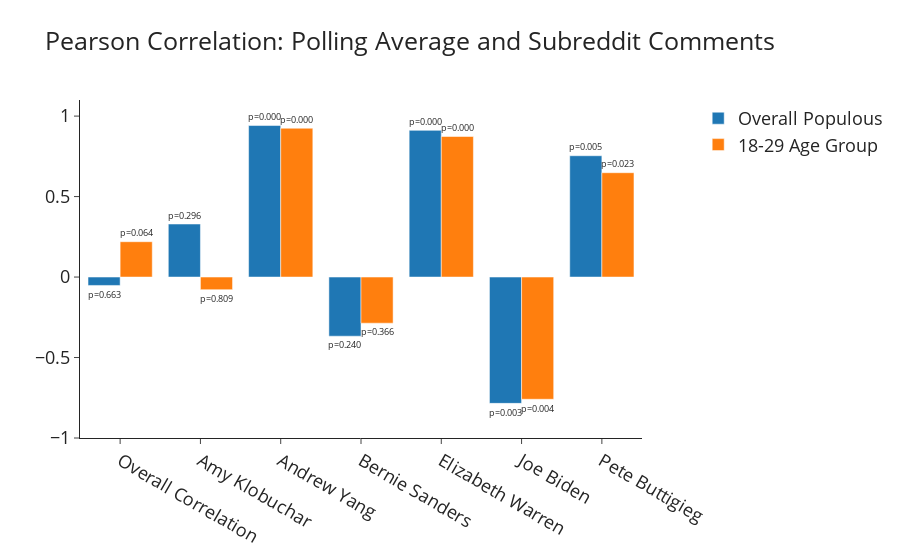

The notebook cell this image was saved under:
### Code cell
fig = go.Figure(data=[go.Bar(name='Overall Populous', x=rank_c["name"], y=rank_c["rho"],text=rank_c["pval"]),
                      go.Bar(name='18-29 Age Group', x=rank_c_young["name"], y=rank_c_young["rho"],text=rank_c_young["pval"])],
                layout={'yaxis': {'range': [-1,1.1]}})
# Change the bar mode
fig.update_layout(barmode='group')
fig.update_traces(texttemplate='p=%{text:.3f}', textposition='outside')
# Add figure title
fig.update_layout(
    font=dict(size=18),
    title_text="Pearson Correlation: Polling Average and Subreddit Comments",
    template="simple_white",
    legend=dict(orientation='v', x=1.1, xanchor='left', y=1),
)
# fig.write_html("visualizations/temporal/pearson_correlation-polling_avg_comments.html".format(TIME_FRAME))
fig.show()

### Figure 1 — Plotly figure (JSON) as saved in the notebook; plotly's stock layout.template omitted (floating-point values rounded to 4 significant figures)
{"data": [{"name": "Overall Populous", "text": ["0.6631685806246381", "0.2958137493297622", "4.92307098203104e-06", "0.23997617228963955", "3.709579491753589e-05", "0.0025027760700459135", "0.004641800778553648"], "textposition": "outside", "texttemplate": "p=%{text:.3f}", "type": "bar", "x": ["Overall Correlation", "Amy Klobuchar", "Andrew Yang", "Bernie Sanders", "Elizabeth Warren", "Joe Biden", "Pete Buttigieg"], "y": [-0.05221, 0.3294, 0.9414, -0.3675, 0.9114, -0.7848, 0.7537]}, {"name": "18-29 Age Group", "text": ["0.06385125444890084", "0.8085612105775396", "1.6837386070819457e-05", "0.36638321767984433", "0.00020799816684326195", "0.00417952476591564", "0.022620201289459924"], "textposition": "outside", "texttemplate": "p=%{text:.3f}", "type": "bar", "x": ["Overall Correlation", "Amy Klobuchar", "Andrew Yang", "Bernie Sanders", "Elizabeth Warren", "Joe Biden", "Pete Buttigieg"], "y": [0.2196, -0.07843, 0.9247, -0.2866, 0.8732, -0.7593, 0.6482]}], "layout": {"barmode": "group", "font": {"size": 18}, "legend": {"orientation": "v", "x": 1.1, "xanchor": "left", "y": 1}, "title": {"text": "Pearson Correlation: Polling Average and Subreddit Comments"}, "yaxis": {"range": [-1, 1.1]}}}
